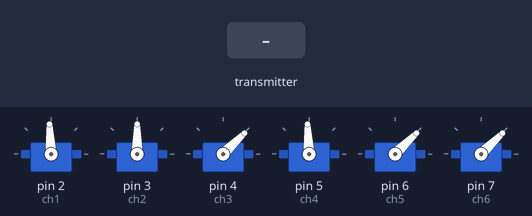
The sketch below on a simulated Arduino Uno, built with avr-gcc and run on an emulated ATmega328P. Parts: 6 × servo. Inputs (shaded band) come from the test bench.

Above: at 1.2 s.
1.3 s: the transmitter starts sending throttle = 64
At 2.0 s:
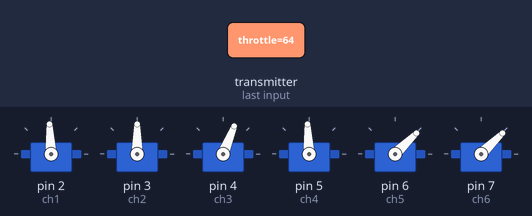
2.8 s: the transmitter starts sending roll = 0
At 4.0 s:
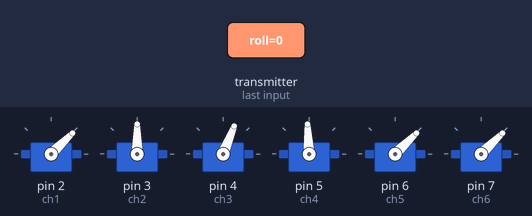
4.3 s: the transmitter starts sending yaw = 0
At 5.4 s:
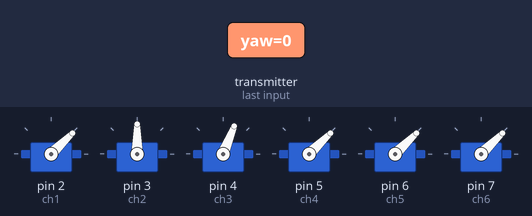
5.8 s: the transmitter starts sending aux1 = 64
At 6.5 s:
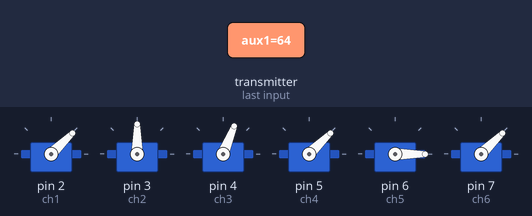
7.3 s: the transmitter starts sending aux2 = 64
At 7.6 s:
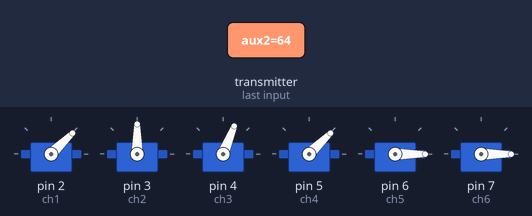
8.8 s: the transmitter starts sending throttle = 0
At 10.0 s:
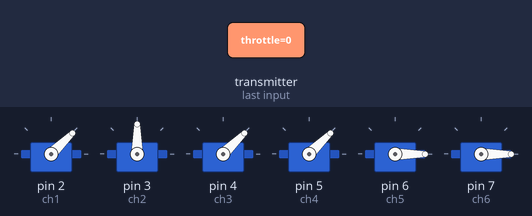
Timing chart, 0 to 11.3 s (numbered marks = the images above; inputs shaded):
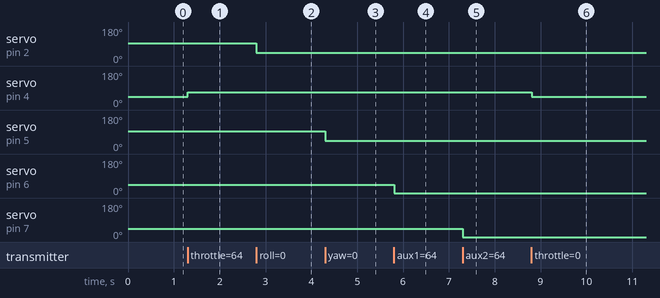

Measured:
- after the input at 1.3 s, servo on pin 4 (ch3): 44° → 68° at once
- after the input at 2.8 s, servo on pin 2 (ch1): 93° → 44° at once
- after the input at 4.3 s, servo on pin 5 (ch4): 93° → 44° at once
- after the input at 5.8 s, servo on pin 6 (ch5): 44° → 0° at once
- after the input at 7.3 s, servo on pin 7 (ch6): 44° → 0° at once
- after the input at 8.8 s, servo on pin 4 (ch3): 68° → 44° at once

The sketch:

receiver.ino
```cpp
//  6 Channel Receiver
#include <SPI.h>
#include <nRF24L01.h>
#include <RF24.h>
#include <Servo.h>

int ch_width_1 = 0;
int ch_width_2 = 0;
int ch_width_3 = 0;
int ch_width_4 = 0;
int ch_width_5 = 0;
int ch_width_6 = 0;


Servo ch1;
Servo ch2;
Servo ch3;
Servo ch4;
Servo ch5;
Servo ch6;

struct Signal {
byte throttle;
byte pitch;
byte roll;
byte yaw;
byte aux1;
byte aux2;

};
Signal data;
const uint64_t pipeIn = 0xABCDABCD71LL;
RF24 radio(9, 10);
void ResetData()
{
data.throttle = 0;                                         // Define the inicial value of each data input.
data.roll = 127;
data.pitch = 127;
data.yaw = 127;
data.aux1 = 0;
data.aux2 = 0;

}
void setup()
{
 // Set the pins for each PWM signal
  ch1.attach(2);
  ch2.attach(3);
  ch3.attach(4);
  ch4.attach(5);
  ch5.attach(6);
  ch6.attach(7);

  ResetData();                                             // Configure the NRF24 module
  radio.openReadingPipe(1,pipeIn);
  radio.setChannel(100);
  radio.setAutoAck(false);
  radio.setDataRate(RF24_250KBPS);                         // The lowest data rate value for more stable communication
  radio.setPALevel(RF24_PA_MAX);                           // Output power is set for maximum
  radio.startListening();                                  // Start the radio comunication for receiver
}
unsigned long lastRecvTime = 0;
void recvData()
{
while ( radio.available() ) {
radio.read(&data, sizeof(Signal));
lastRecvTime = millis();                                    // Receive the data
}
}
void loop()
{
recvData();
unsigned long now = millis();
if ( now - lastRecvTime > 1000 ) {
ResetData();                                                // Signal lost.. Reset data
}
ch_width_1 = map(data.roll, 0, 255, 1000, 2000);
ch_width_2 = map(data.pitch, 0, 255, 1000, 2000);
ch_width_3 = map(data.throttle, 0, 255, 1000, 2000);
ch_width_4 = map(data.yaw, 0, 255, 1000, 2000);
ch_width_5 = map(data.aux1, 0, 1, 1000, 2000);
ch_width_6 = map(data.aux2, 0, 1, 1000, 2000);
ch1.writeMicroseconds(ch_width_1);                          // Write the PWM signal
ch3.writeMicroseconds(ch_width_3);
ch4.writeMicroseconds(ch_width_4);
ch5.writeMicroseconds(ch_width_5);
ch6.writeMicroseconds(ch_width_6);
}
```
